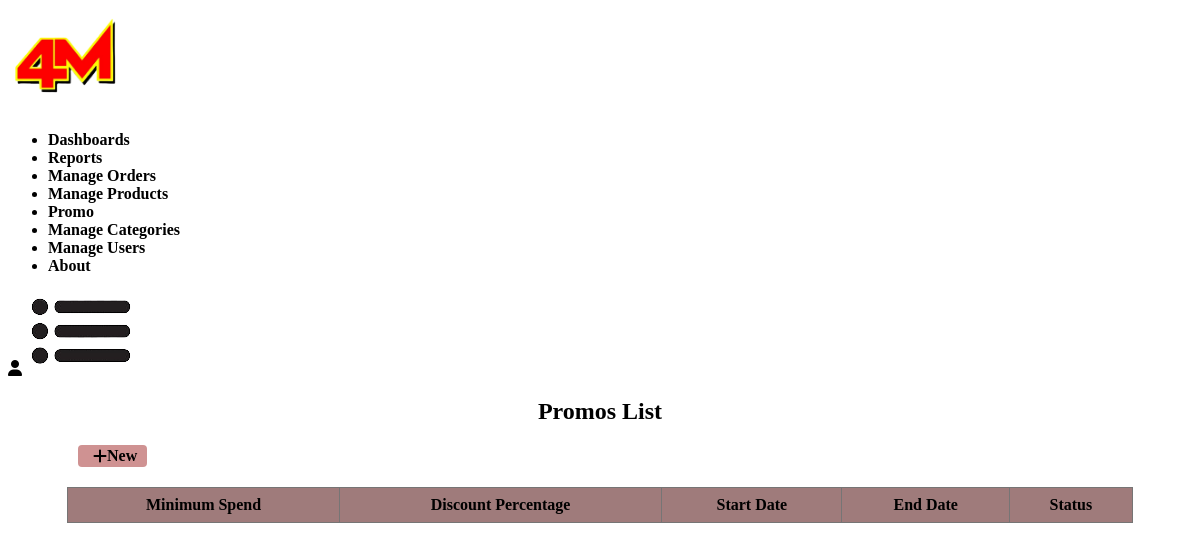
Page /admin/promo.php on the earlier database version.
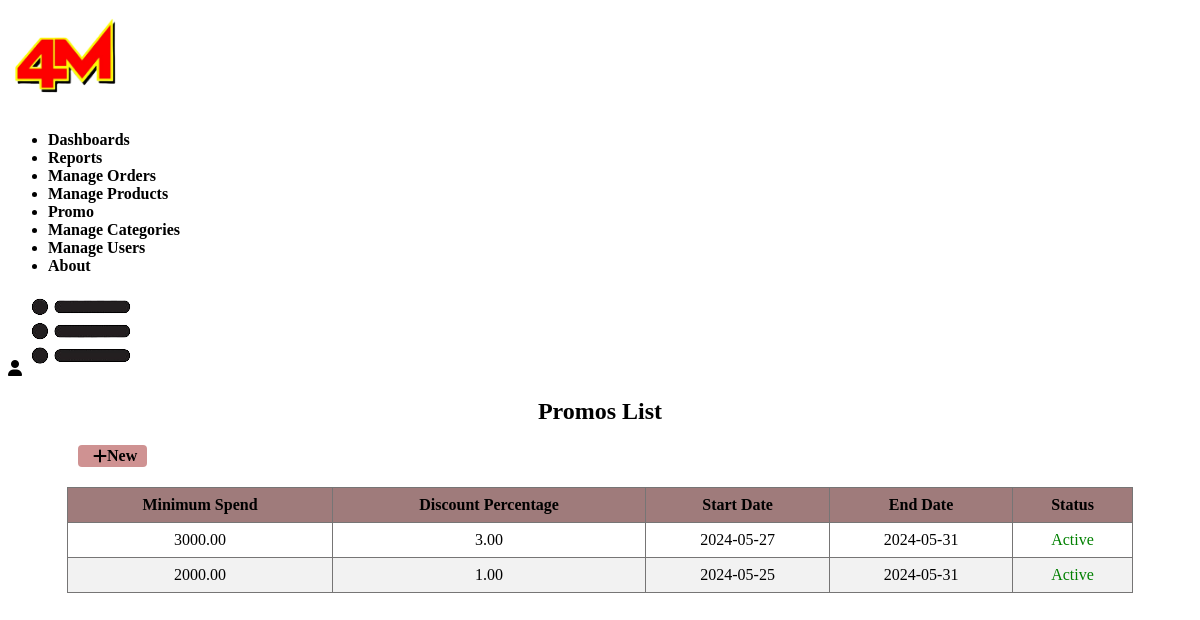
Same page on the later database version.
### tables this page shows
CREATE TABLE `promo` (
  `promo_id` int(11) NOT NULL,
  `minimum_spend` decimal(10,2) NOT NULL,
  `discount_percentage` decimal(5,2) NOT NULL,
  `start_date` date NOT NULL,
  `end_date` date NOT NULL
);

### admin/promo.php (the view, shortened to what this page needs)
<?php
require '../DB/db_con.php';
try {
    $sql = "SELECT * FROM promo";
    $stmt = $pdo->query($sql);
    $promos = $stmt->fetchAll(PDO::FETCH_ASSOC);
} catch (PDOException $e) {
    die("PDOException: " . $e->getMessage());
} catch (Exception $e) {
    die("Error: " . $e->getMessage());
}
function isPromoActive($start_date, $end_date) {
    $current_date = date('Y-m-d');
    return ($current_date >= $start_date && $current_date <= $end_date);
}
?>
<!DOCTYPE html>
<html lang="en">
<head>
    <link rel="stylesheet" href="https://stackpath.bootstrapcdn.com/font-awesome/4.7.0/css/font-awesome.min.css">
    <link rel="stylesheet" href="../scss/style.scss">
</head>
<body>
<div class="header">
<div class="navbar">
        <div class="logo">
            <a href="http://localhost/E-commerce/admin/admin_dash.php">
                <img src="../images/Logo.png" width="125">
            </a>
        </div>
        <nav id="menuItems">
        <ul>
        <li><a href="http://localhost/E-commerce/admin/admin_dash.php">Dashboards</a></li>
        <li><a href="http://localhost/E-commerce/admin/reports.php">Reports</a></li>
            <li><a href="http://localhost/E-commerce/admin/manage_order.php">Manage Orders</a></li>
            <li><a href="http://localhost/E-commerce/admin/products.php">Manage Products</a></li>
            <li><a href="http://localhost/E-commerce/admin/promo.php">Promo</a></li>
            <li><a href="http://localhost/E-commerce/admin/category.php">Manage Categories</a></li>
            <li><a href="http://localhost/E-commerce/admin/user.php">Manage Users</a></li>
            <li><a href="http://localhost/E-commerce/admin/about.php">About</a></li>
        </ul>
        </nav>
        <div class="setting-sec">
            <a href="http://localhost/E-commerce/Account.php">
            <i class="fa-solid fa-user"></i>
            </a>
        <img src="../images/menu.png" class="menu-icon" onclick="menutoggle()">
        </div>
    </div>
    <div class="container1">
        <h2>Promos List</h2>
        <a href="http://localhost/E-commerce/admin/promo_manage.php" class="btn-add"> <i class="fa fa-plus"></i>New</a>
        <table>
            <thead>
                <tr>
                    <th>Minimum Spend</th>
                    <th>Discount Percentage</th>
                    <th>Start Date</th>
                    <th>End Date</th>
                    <th>Status</th>
                </tr>
            </thead>
            <tbody>
                <?php foreach ($promos as $promo): ?>
                    <tr>
                        <td><?php echo $promo['minimum_spend']; ?></td>
                        <td><?php echo $promo['discount_percentage']; ?></td>
                        <td><?php echo $promo['start_date']; ?></td>
                        <td><?php echo $promo['end_date']; ?></td>
                        <td class="<?php echo (isPromoActive($promo['start_date'], $promo['end_date']) ? 'active-status' : 'inactive-status'); ?>">
                    <?php echo (isPromoActive($promo['start_date'], $promo['end_date']) ? 'Active' : 'Inactive'); ?>
                </td>
                    </tr>
                <?php endforeach; ?>
            </tbody>
        </table>
    </div>
</div>
</body>
</html>

Differences in the rows shown:
added promo: minimum_spend "3000.00", discount_percentage "3.00", start_date "2024-05-27", end_date "2024-05-31", shows "Active"
added promo: minimum_spend "2000.00", discount_percentage "1.00", start_date "2024-05-25", end_date "2024-05-31", shows "Active"
